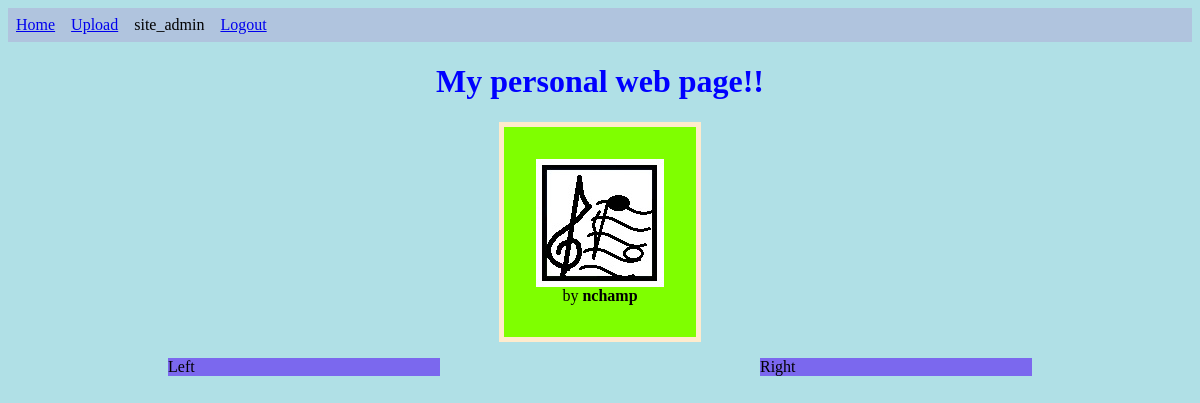
Screenshot of / (signed in) with the database file from the repository.
### tables this page shows
CREATE TABLE user (
    id INTEGER PRIMARY KEY AUTOINCREMENT,
    username TEXT UNIQUE NOT NULL,
    password TEXT NOT NULL,
    email TEXT UNIQUE NOT NULL,
    role TEXT NOT NULL
);

CREATE TABLE upload (
    id INTEGER PRIMARY KEY AUTOINCREMENT,
    uploader TEXT NOT NULL,
    upload_path TEXT NOT NULL,
    thumbnail_path TEXT NOT NULL,
    img_name TEXT NOT NULL,
    kind TEXT NOT NULL,
    upload_time TIMESTAMP NOT NULL 
);

### website/site.py (the view)
@bp.route("/", methods=['GET'])
def index():
    query = "SELECT id, thumbnail_path, uploader FROM upload ORDER BY upload_time DESC LIMIT 20"
    db = get_db()
    result = db.execute(query)
    names = {}
    for item in result.fetchall():
        names.update({item['id']:(item["thumbnail_path"], item["uploader"])})
    return render_template("site/index.html", previews=names)

### website/auth.py (called while the page is built)
@bp.before_app_request
def load_logged_in_user():
    user_id = session.get('user_id')
    if (user_id) is None:
        g.user = None
    else:
        g.user = get_db().execute(
            'SELECT * FROM user WHERE username = ?', (user_id,)
        ).fetchone()

### website/db.py (called while the page is built)
def get_db():
    if 'db' not in g:
        g.db = sqlite3.connect(
            current_app.config['DATABASE'],
            detect_types=sqlite3.PARSE_DECLTYPES
        )
        g.db.row_factory = sqlite3.Row
    return g.db

### website/templates/site/index.html (shortened to what this page needs)
{% extends "layout.html" %}
{% block css %}
<link rel="stylesheet" href={{ url_for('static', filename='image_site.css') }}>
{% endblock %}
{% block content %}
<div class="heading">
    <h1>My personal web page!!</h1>
</div>
<div class="container">
    <div class="thumbnail-house">
        {% for id, item in previews.items() %}
        <div class="thumbnail-item">
            <div class="thumbnail-pic">
                <a href="nav/exhibit/{{ id }}">
                    <img src ="{{url_for('static', filename=item[0]) }}" alt={{ item[0] }}>
                </a>
            </div>
            <div class="thumbnail-uploader">
                by <strong>{{ item[1] }}</strong>
            </div>
        </div>
        {% endfor %}
    </div>
</div>
<div class="row">
    <div class="column">
        Left
    </div>
    <div class="column">
        Right
    </div>
</div>
{% endblock %}

### website/templates/layout.html (shortened to what this page needs)
<!DOCTYPE html>
<html lang="en-US">
    <head>
        {% block css %}
        {% endblock %}
    </head>
    <body>
        <nav>
            <ul>
                <li><a href="{{ url_for('index') }}">Home</a>
                <li><a href="{{ url_for('upload') }}">Upload</a>
            {% if g.user['username'] %}
                <li><span>{{ g.user['username'] }}</span>
                <li><a href="{{ url_for('auth.logout') }}">Logout</a>
            {% else %}
                <li><a href="{{ url_for('auth.login') }}">Login</a>
                <li><a href="{{ url_for('auth.create_account') }}">Create Account</a>
            {% endif %}
            </ul>
        </nav>
        {% block content %}
        {% endblock %}
    </body>
</html>

### website/static/image_site.css (style rules this page uses)
body { background-color: powderblue; min-width: 50rem; }
h1 { color: blue; }
nav { background-color: lightsteelblue; }
nav ul { display: flex; list-style: none; padding:0; margin:0; }
nav li { padding: 0.5rem; }
.column { background-color: mediumslateblue; flex: 50%; margin-left: 10rem; margin-right: 10rem; }
.container { background-color:chartreuse; display:flex; margin: auto; border:5px solid; border-color: blanchedalmond; padding-left: 1.5rem; padding-top: 1.5rem; padding-bottom: 1.5rem; padding-right: 1.5rem; width: fit-content; }
.heading { margin:auto; width: 50%; text-align: center; }
.row { margin-top: 1rem; display:flex; }
.thumbnail-house { display: flex; flex-wrap: wrap; justify-content: center; }
.thumbnail-item { text-align: center; padding:0.5rem }
.thumbnail-pic { height: 128px; }

### rows the page displays
user: user.username "site_admin"
upload: thumbnail_path (placeholder picture), uploader "nchamp"
